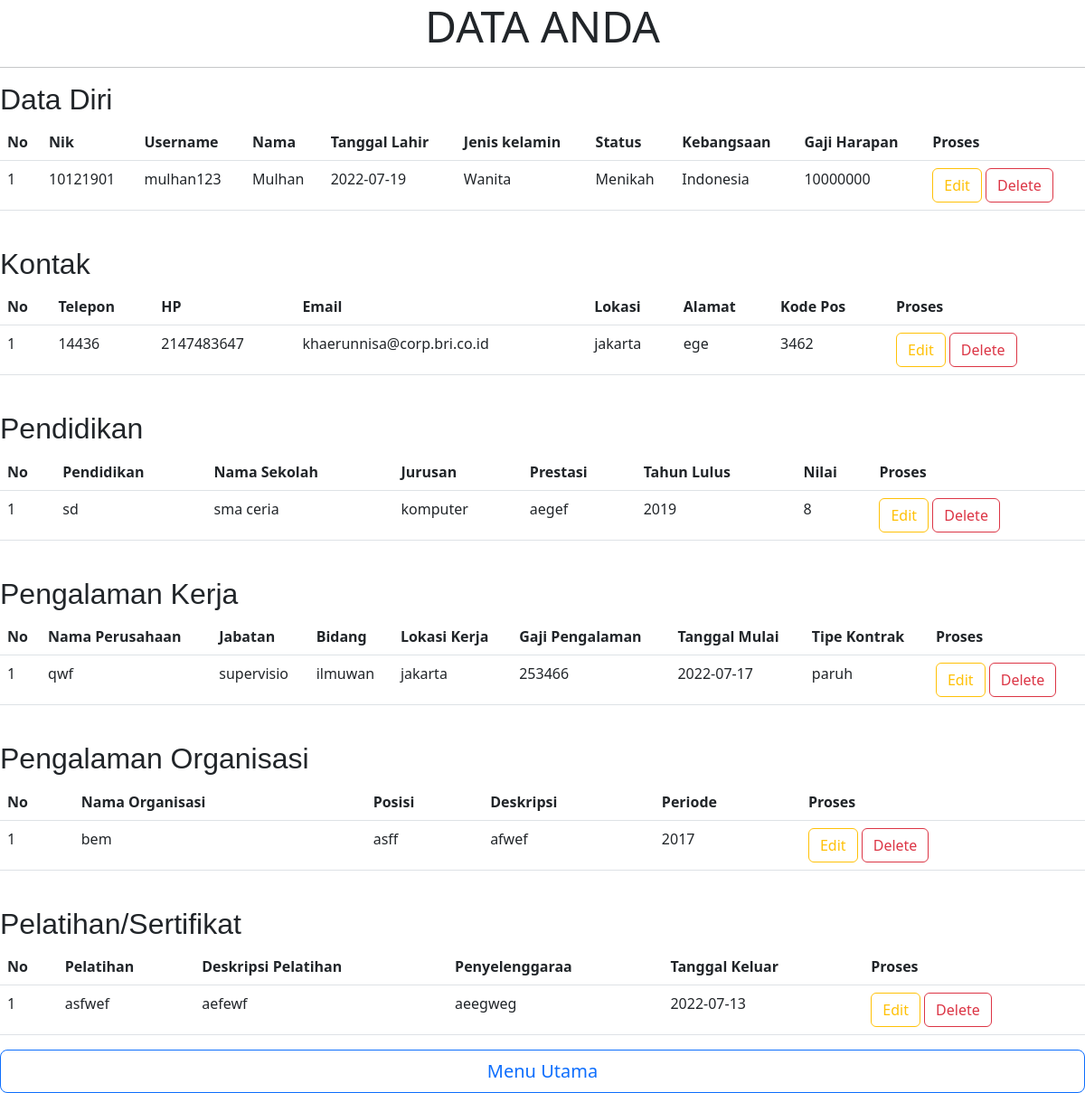
/SILOKER/cekProfil.php, run on the app's committed database.
### tables this page shows
CREATE TABLE `profil` (
  `nik` varchar(30) NOT NULL,
  `username` varchar(30) NOT NULL,
  `nama` varchar(35) NOT NULL,
  `tanggal-lahir` date NOT NULL,
  `jenis-kelamin` varchar(10) NOT NULL,
  `status` varchar(15) NOT NULL,
  `kebangsaan` varchar(17) NOT NULL,
  `gaji-harapan` int(10) NOT NULL,
  `telepon` int(15) NOT NULL,
  `hp` int(15) NOT NULL,
  `email` varchar(30) NOT NULL,
  `lokasi` varchar(15) NOT NULL,
  `alamat` text NOT NULL,
  `kode-pos` int(7) NOT NULL,
  `pendidikan` varchar(10) NOT NULL,
  `nama-sekolah` varchar(20) NOT NULL,
  `jurusan` varchar(20) NOT NULL,
  `prestasi` text NOT NULL,
  `tahun-lulus` int(5) NOT NULL,
  `nilai` int(5) NOT NULL,
  `nama-perusahaan` varchar(20) NOT NULL,
  `jabatan` varchar(10) NOT NULL,
  `bidang` varchar(10) NOT NULL,
  `lokasi-kerja` varchar(15) NOT NULL,
  `gaji-pengalaman` int(10) NOT NULL,
  `tanggal-mulai` date NOT NULL,
  `tipe-kontrak` varchar(15) NOT NULL,
  `nama-organisasi` varchar(20) NOT NULL,
  `posisi` varchar(10) NOT NULL,
  `deskripsi` text NOT NULL,
  `periode` int(7) NOT NULL,
  `pelatihan` varchar(30) NOT NULL,
  `deskripsi-pelatihan` varchar(30) NOT NULL,
  `penyelenggara` varchar(30) NOT NULL,
  `tanggal-keluar` date NOT NULL
);

### SILOKER/cekProfil.php (the view, shortened to what this page needs)
<!DOCTYPE html>
<html lang="en">
<head>
    <link rel="stylesheet" href="css/bootstrap.min.css">
</head>
<body>
    <?php
        $sql = "SELECT * FROM profil";
     ?>
    <center>
        <h1 style="font-size: 3em; font-family: ">DATA ANDA</h1>
        <hr style="border: 1;
            height: 1px;
            background: #333;
            background-image: linear-gradient(to right, #ccc, #333, #ccc);">
    </center>
    <h2 style="font-size: 2em; font-family: sans-serif">Data Diri</h2>
    <center>
        <table class="table">
            <thead class="thead-dark">
                <tr>
                    <th scope="col">No</th>
                    <th scope="col">Nik</th>
                    <th scope="col">Username</th>
                    <th scope="col">Nama</th>
                    <th scope="col">Tanggal Lahir</th>
                    <th scope="col">Jenis kelamin</th>
                    <th scope="col">Status</th>
                    <th scope="col">Kebangsaan</th>
                    <th scope="col">Gaji Harapan</th>
                    <th scope="col">Proses</th>
                </tr>
            </thead>
            <tbody>
                <?php
                    $hasil = mysqli_query($conn,$sql);
                    $row = mysqli_fetch_row($hasil);
                    $n=1;
                    do
                    {
                    list($nik,$username,$nama,$tanggalLahir,$jenisKelamin,$status,$kebangsaan,$gajiHarapan
                    ,$telepon,$hp,$email,$lokasi,$alamat,$kodePos
                    ,$pendidikan,$namaSekolah,$jurusan,$prestasi,$tahunLulus,$nilai
                    ,$namaPerusahaan,$jabatan,$bidang,$lokasiKerja,$gajiPengalaman,$tanggalMulai,$tipeKontrak
                    ,$namaOrganisasi,$posisi,$deskripsi,$periode
                    ,$pelatihan,$deskripsiPelatihan,$penyelenggara,$tanggalKeluar)=$row;
                    echo "<tr>
                        <td>$n</td>
                        <td>$nik</td>
                        <td>$username</td>
                        <td>$nama</td>
                        <td>$tanggalLahir</td>
                        <td>$jenisKelamin</td>
                        <td>$status</td>
                        <td>$kebangsaan</td>
                        <td>$gajiHarapan</td>
                        <td>
                            <a herf='#' class='btn btn-outline-warning'>Edit</a>
                            <a herf='#' class='btn btn-outline-danger'>Delete</a>
                        </td>
                      </tr>";
                    $n++;
                    }
                    while($row=mysqli_fetch_row($hasil));
                ?>
            </tbody>
        </table>
    </center>
    <br>
    <h2 style="font-size: 2em; font-family: sans-serif">Kontak</h2>
    <center>
        <table class="table">
            <thead class="thead-light">
                <tr>
                    <th scope="col">No</th>
                    <th scope="col">Telepon</th>
                    <th scope="col">HP</th>
                    <th scope="col">Email</th>
                    <th scope="col">Lokasi</th>
                    <th scope="col">Alamat</th>
                    <th scope="col">Kode Pos</th>
                    <th scope="col">Proses</th>
                </tr>
            </thead>
            <tbody>
                <?php
                    $hasil = mysqli_query($conn,$sql);
                    $row = mysqli_fetch_row($hasil);
                    $n = 1;
                    do
                    {
                    list($nik,$username,$nama,$tanggalLahir,$jenisKelamin,$status,$kebangsaan,$gajiHarapan
                    ,$telepon,$hp,$email,$lokasi,$alamat,$kodePos
                    ,$pendidikan,$namaSekolah,$jurusan,$prestasi,$tahunLulus,$nilai
                    ,$namaPerusahaan,$jabatan,$bidang,$lokasiKerja,$gajiPengalaman,$tanggalMulai,$tipeKontrak
                    ,$namaOrganisasi,$posisi,$deskripsi,$periode
                    ,$pelatihan,$deskripsiPelatihan,$penyelenggara,$tanggalKeluar)=$row;
                    echo "<tr>
                            <td>$n</td>
                            <td>$telepon</td>
                            <td>$hp</td>
                            <td>$email</td>
                            <td>$lokasi</td>
                            <td>$alamat</td>
                            <td>$kodePos</td>
                            <td>
                                <a herf='#' class='btn btn-outline-warning'>Edit</a>
                                <a herf='#' class='btn btn-outline-danger'>Delete</a>
                            </td>
                        </tr>";
                    $n++;
                    }
                    while($row=mysqli_fetch_row($hasil));
                ?>
            </tbody>
        </table>
    </center>
    <br>
    <h2 style="font-size: 2em; font-family: sans-serif">Pendidikan</h2>
    <center>
        <table class="table">
            <thead class="thead-light">
                <tr>
                    <th scope="col">No</th>
                    <th scope="col">Pendidikan</th>
                    <th scope="col">Nama Sekolah</th>
                    <th scope="col">Jurusan</th>
                    <th scope="col">Prestasi</th>
                    <th scope="col">Tahun Lulus</th>
                    <th scope="col">Nilai</th>
                    <th scope="col">Proses</th>
                </tr>
            </thead>
            <tbody>
                <?php
                    $hasil = mysqli_query($conn,$sql);
                    $row = mysqli_fetch_row($hasil);
                    $n = 1;
                    do
                    {
                    list($nik,$username,$nama,$tanggalLahir,$jenisKelamin,$status,$kebangsaan,$gajiHarapan
                    ,$telepon,$hp,$email,$lokasi,$alamat,$kodePos
                    ,$pendidikan,$namaSekolah,$jurusan,$prestasi,$tahunLulus,$nilai
                    ,$namaPerusahaan,$jabatan,$bidang,$lokasiKerja,$gajiPengalaman,$tanggalMulai,$tipeKontrak
                    ,$namaOrganisasi,$posisi,$deskripsi,$periode
                    ,$pelatihan,$deskripsiPelatihan,$penyelenggara,$tanggalKeluar)=$row;
                    echo "<tr>
                            <td>$n</td>
                            <td>$pendidikan</td>
                            <td>$namaSekolah</td>
                            <td>$jurusan</td>
                            <td>$prestasi</td>
                            <td>$tahunLulus</td>
                            <td>$nilai</td>
                            <td>
                                <a herf='#' class='btn btn-outline-warning'>Edit</a>
                                <a herf='#' class='btn btn-outline-danger'>Delete</a>
                            </td>
                        </tr>";
                    $n++;
                    }
                    while($row=mysqli_fetch_row($hasil));
                ?>
            </tbody>
        </table>
    </center>
    <br>
    <h2 style="font-size: 2em; font-family: sans-serif">Pengalaman Kerja</h2>
    <center>
        <table class="table">
            <thead class="thead-light">
                <tr>
                    <th scope="col">No</th>
                    <th scope="col">Nama Perusahaan</th>
                    <th scope="col">Jabatan</th>
                    <th scope="col">Bidang</th>
                    <th scope="col">Lokasi Kerja</th>
                    <th scope="col">Gaji Pengalaman</th>
                    <th scope="col">Tanggal Mulai</th>
                    <th scope="col">Tipe Kontrak</th>
                    <th scope="col">Proses</th>
                </tr>
            </thead>
            <tbody>
                <?php
                    $hasil = mysqli_query($conn,$sql);
                    $row = mysqli_fetch_row($hasil);
                    $n = 1;
                    do
                    {
                    list($nik,$username,$nama,$tanggalLahir,$jenisKelamin,$status,$kebangsaan,$gajiHarapan
                    ,$telepon,$hp,$email,$lokasi,$alamat,$kodePos
                    ,$pendidikan,$namaSekolah,$jurusan,$prestasi,$tahunLulus,$nilai
                    ,$namaPerusahaan,$jabatan,$bidang,$lokasiKerja,$gajiPengalaman,$tanggalMulai,$tipeKontrak
                    ,$namaOrganisasi,$posisi,$deskripsi,$periode
                    ,$pelatihan,$deskripsiPelatihan,$penyelenggara,$tanggalKeluar)=$row;
                    echo "<tr>
                            <td>$n</td>
                            <td>$namaPerusahaan</td>
                            <td>$jabatan</td>
                            <td>$bidang</td>
                            <td>$lokasiKerja</td>
                            <td>$gajiPengalaman</td>
                            <td>$tanggalMulai</td>
                            <td>$tipeKontrak</td>
                            <td>
                                <a herf='#' class='btn btn-outline-warning'>Edit</a>
                                <a herf='#' class='btn btn-outline-danger'>Delete</a>
                            </td>
                        </tr>";
                    $n++;
                    }
                    while($row=mysqli_fetch_row($hasil));
                ?>
            </tbody>
        </table>
    </center>
    <br>
    <h2 style="font-size: 2em; font-family: sans-serif">Pengalaman Organisasi</h2>
    <center>
        <table class="table">
            <thead class="thead-light">
                <tr>
                    <th scope="col">No</th>
                    <th scope="col">Nama Organisasi</th>
                    <th scope="col">Posisi</th>
                    <th scope="col">Deskripsi</th>
                    <th scope="col">Periode</th>
                    <th scope="col">Proses</th>
                </tr>
            </thead>
            <tbody>
                <?php
                    $hasil = mysqli_query($conn,$sql);
                    $row = mysqli_fetch_row($hasil);
                    $n = 1;
                    do
                    {
                    list($nik,$username,$nama,$tanggalLahir,$jenisKelamin,$status,$kebangsaan,$gajiHarapan
                    ,$telepon,$hp,$email,$lokasi,$alamat,$kodePos
                    ,$pendidikan,$namaSekolah,$jurusan,$prestasi,$tahunLulus,$nilai
                    ,$namaPerusahaan,$jabatan,$bidang,$lokasiKerja,$gajiPengalaman,$tanggalMulai,$tipeKontrak
                    ,$namaOrganisasi,$posisi,$deskripsi,$periode
                    ,$pelatihan,$deskripsiPelatihan,$penyelenggara,$tanggalKeluar)=$row;
                    echo "<tr>
                            <td>$n</td>
                            <td>$namaOrganisasi</td>
                            <td>$posisi</td>
                            <td>$deskripsi</td>
                            <td>$periode</td>
                            <td>
                                <a herf='#' class='btn btn-outline-warning'>Edit</a>
                                <a herf='#' class='btn btn-outline-danger'>Delete</a>
                            </td>
                        </tr>";
                    $n++;
                    }
                    while($row=mysqli_fetch_row($hasil));
                ?>
            </tbody>
        </table>
    </center>
    <br>
    <h2 style="font-size: 2em; font-family: sans-serif">Pelatihan/Sertifikat</h2>
    <center>
        <table class="table">
            <thead class="thead-light">
                <tr>
                    <th scope="col">No</th>
                    <th scope="col">Pelatihan</th>
                    <th scope="col">Deskripsi Pelatihan</th>
                    <th scope="col">Penyelenggaraa</th>
                    <th scope="col">Tanggal Keluar</th>
                    <th scope="col">Proses</th>
                </tr>
            </thead>
            <tbody>
                <?php
                    $hasil = mysqli_query($conn,$sql);
                    $row = mysqli_fetch_row($hasil);
                    $n = 1;
                    do
                    {
                    list($nik,$username,$nama,$tanggalLahir,$jenisKelamin,$status,$kebangsaan,$gajiHarapan
                    ,$telepon,$hp,$email,$lokasi,$alamat,$kodePos
                    ,$pendidikan,$namaSekolah,$jurusan,$prestasi,$tahunLulus,$nilai
                    ,$namaPerusahaan,$jabatan,$bidang,$lokasiKerja,$gajiPengalaman,$tanggalMulai,$tipeKontrak
                    ,$namaOrganisasi,$posisi,$deskripsi,$periode
                    ,$pelatihan,$deskripsiPelatihan,$penyelenggara,$tanggalKeluar)=$row;
                    echo "<tr>
                            <td>$n</td>
                            <td>$pelatihan</td>
                            <td>$deskripsiPelatihan</td>
                            <td>$penyelenggara</td>
                            <td>$tanggalKeluar</td>
                            <td>
                                <a herf='#' class='btn btn-outline-warning'>Edit</a>
                                <a herf='#' class='btn btn-outline-danger'>Delete</a>
                            </td>
                        </tr>";
                    $n++;
                    }
                    while($row=mysqli_fetch_row($hasil));
                ?>
            </tbody>
        </table>
        <div class="d-grid gap-2 col-12 mx-auto">
            <a herf="#" class="btn btn-outline-primary btn-lg" id="tombolMenu">Menu Utama</a>
        </div>
    </center>
</body>
</html>

### data on the page
profil: nik "10121901", username "mulhan123", nama "Mulhan", value "2022-07-19", value "Wanita", status "Menikah", kebangsaan "Indonesia", value "10000000", telepon "14436", hp "2147483647", email "khaerunnisa@corp.bri.co.id", lokasi "jakarta", alamat "ege", value "3462", pendidikan "sd", value "sma ceria", jurusan "komputer", prestasi "aegef", value "2019", nilai "8", value "qwf", jabatan "supervisio", bidang "ilmuwan", value "jakarta", value "253466", value "2022-07-17", value "paruh", value "bem", posisi "asff", deskripsi "afwef", periode "2017", pelatihan "asfwef", value "aefewf", penyelenggara "aeegweg", value "2022-07-13"
